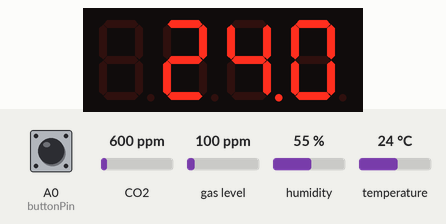
A sketch run on a simulated Arduino Uno, built with avr-gcc and run on an emulated ATmega328P. Parts: 4-digit seven-segment display. The inputs (shaded band) are chosen by the test bench; at power-on: temperature 24 °C, A0 (buttonPin) LOW, humidity 55 %, CO2 600 ppm, gas level 100 ppm. What the sketch prints to the serial monitor is not drawn.

Above: at 6.2 s.
6.3 s: temperature set to 12 °C
At 7.8 s:
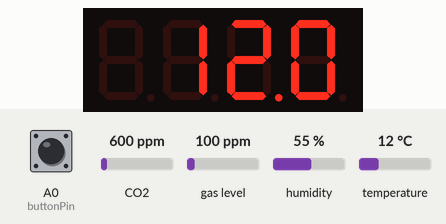
8.5 s: A0 (buttonPin) pulled HIGH for 0.15 s
At 9.5 s:
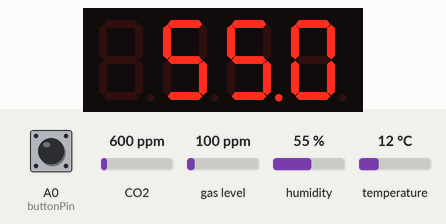
10.1 s: humidity set to 22 %
At 12.0 s:
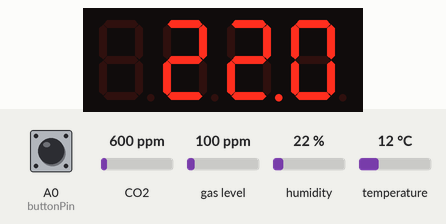
12.5 s: A0 (buttonPin) pulled HIGH for 1 s
At 13.6 s:
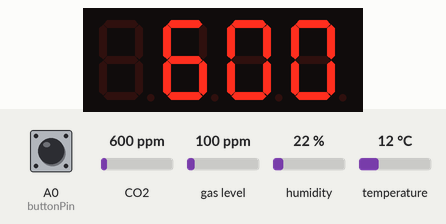
15.0 s: CO2 set to 452 ppm
At 16.2 s:
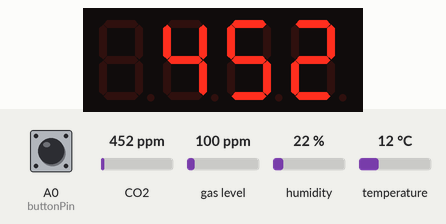
16.5 s: CO2 set to 1050 ppm
At 17.8 s:
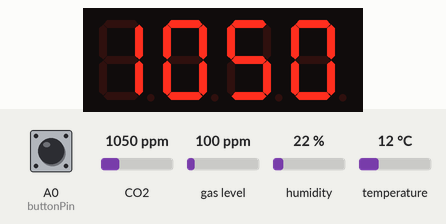
Timing chart, 0 to 19.5 s (numbered marks = the images above; inputs shaded):
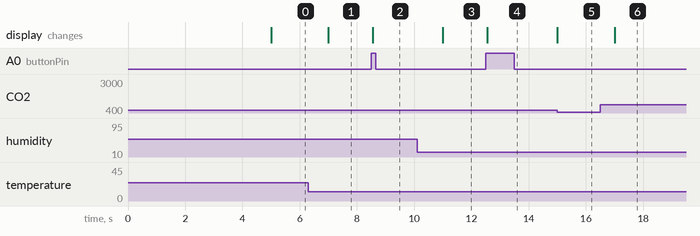

The sketch:

AetherUnit.ino
```cpp
#include <Arduino.h>
#include <SPI.h>
#include <SD.h>
#include <Adafruit_CCS811.h>
#include <Adafruit_BME280.h>
#include <time.h>
#include "SevSeg.h"

Adafruit_CCS811 ccs;
Adafruit_BME280 bme;
SevSeg sevseg;


const int buttonPin = A0;
int buttonState = LOW;
int reading = 0;
int oldButtonState = LOW;
bool toggle = false;
long lastMillis;
bool flip = true;
int sensorData[4];
int decimalPosition[4] = {1,1,-1,-1};
int buttonPresses = 0;
long lastInterval = 0;
long interval = 1000;

void setup() {
    Serial.begin(9600);
    byte numDigits = 4;
    byte digitPins[] = {2, 3, 4, 5};
    byte segmentPins[] = {6, 7, 8, 9, 10, 11, 12, 13};
    bool resistorsOnSegments = 0;
    sevseg.begin(COMMON_CATHODE, numDigits, digitPins, segmentPins, resistorsOnSegments);
    sevseg.setBrightness(10);

    pinMode(buttonPin, INPUT);


    // CCS811 Startup

    Serial.println("CCS811 test");

    if(!ccs.begin()){
        Serial.println("Failed to start sensor! Please check your wiring.");
    }

    // Wait for the sensor to be ready
    while(!ccs.available());

    // BME Setup
    bool status;
    status = bme.begin(0x76);
        if (!status) {
            Serial.println("Could not find a valid BME280 sensor, check wiring!");
        }

    // LED Setup
    pinMode(LED_BUILTIN, OUTPUT);
    digitalWrite(LED_BUILTIN, HIGH);

    delay(5000);    // letting all sensors startup
    Serial.println("initialization done.");
}


void buttonflip() {
    if (reading != oldButtonState) {
        lastMillis = millis();
    }
    if ((millis() - lastMillis) > 50 && reading != buttonState) {
        buttonState = reading;
        if (buttonState == HIGH){
            buttonPresses = buttonPresses + 1;
            updatedisplay();
        }
    }
    oldButtonState = reading;

}

int readsensors() {
    if (ccs.available()){
        if(!ccs.readData()){
        sensorData[0] = bme.readTemperature() * 10;
        sensorData[1] = bme.readHumidity() * 10;
        sensorData[2] = ccs.geteCO2();
        sensorData[3] = ccs.getTVOC();
        }
    } else {
        sensorData[2] = 8888;
        sensorData[3] = 8888;
        }
}

void updatedisplay() {
    sevseg.setNumber(sensorData[(buttonPresses) % 4], decimalPosition[buttonPresses % 4]);

}

void loop(){
    if ((millis() - lastInterval) >= interval){
        lastInterval = millis();
        readsensors();
        updatedisplay();
    }
    reading = digitalRead(buttonPin);
    buttonflip();
    sevseg.refreshDisplay(); // Must run repeatedly
}
```

Measured:
- after the input at 6.3 s, the display: changes after 0.70 s (image 1)
- after the input at 8.5 s, the display: changes after 0.05 s (image 2)
- after the input at 10.1 s, the display: changes after 0.90 s (image 3)
- after the input at 12.5 s, the display: changes after 0.05 s (image 4)
- after the input at 15.0 s, the display: changes at once (image 5)
- after the input at 16.5 s, the display: changes after 0.50 s (image 6)
